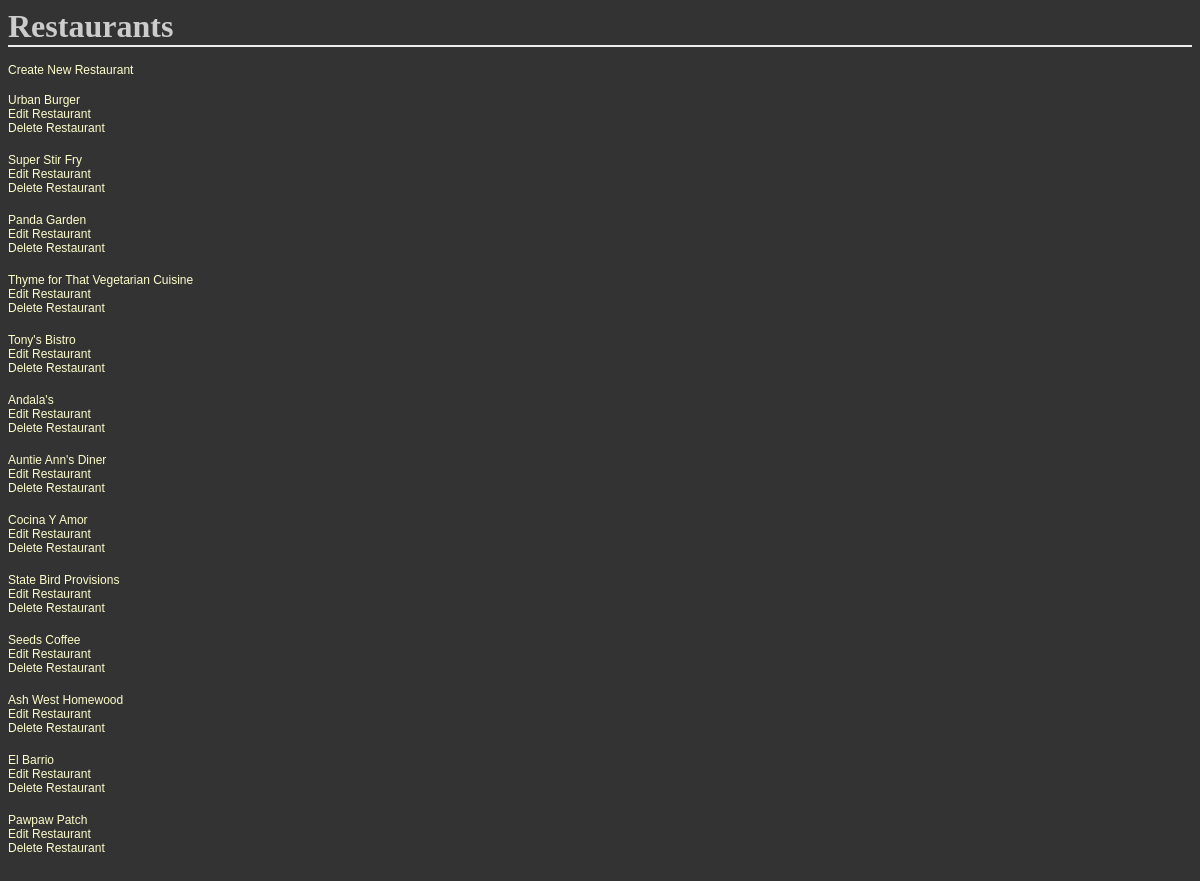
The page /restaurants/ on the database its author committed.
### database_setup.py (models this page shows, shortened)
class Restaurant(Base):
    __tablename__ = 'restaurant'
    name = Column(String(80), nullable=False)
    id = Column(Integer, primary_key=True)

### finalproject.py (the view)
@app.route('/')
@app.route('/restaurants/')
def show_restaurants():
    restaurants = session.query(Restaurant).all()
    return render_template('restaurants.html', restaurants=restaurants)

### templates/restaurants.html (shortened to what this page needs)
<html>
    <head>
        <link rel=stylesheet type=text/css href="{{ url_for('static', filename='styles.css') }}">
    </head>
    <body>
        <h1>Restaurants</h1>
        <p><a href="{{url_for('new_restaurant')}}">Create New Restaurant</a></p>
        {% for restaurant in restaurants %}
            <a href="{{url_for('show_menu', restaurant_id=restaurant.id)}}">{{ restaurant.name }}</a>
            <br>
            <a href="{{url_for('edit_restaurant', restaurant_id=restaurant.id)}}">Edit Restaurant</a>
            <br>
            <a href="{{url_for('delete_restaurant', restaurant_id=restaurant.id)}}">Delete Restaurant</a>
            <br>
            <br>
        {% endfor %}
    </body>
</html>

### static/styles.css (style rules this page uses)
body { font-family: sans-serif; background-color: #333333; background-image: url('https://cloud.githubusercontent.com/assets/9041401/6119508/7cbced14-b07e-11e4-9dbd-f01488203879.jpg') }
h1, h2, h3, h4 { color: #CCCCCC; }
h1, h2 { font-family: 'Georgia', serif; margin: 0; }
h1 { border-bottom: 2px solid #eee; }
p { color: #CCCCCC; }
a { text-decoration: none; color:#FFFFCC; font-size: .75em; }

### rows shown on the page
Restaurant: name "Urban Burger"
Restaurant: name "Super Stir Fry"
Restaurant: name "Panda Garden"
Restaurant: name "Thyme for That Vegetarian Cuisine"
Restaurant: name "Tony's Bistro"
Restaurant: name "Andala's"
Restaurant: name "Auntie Ann's Diner"
Restaurant: name "Cocina Y Amor"
Restaurant: name "State Bird Provisions"
Restaurant: name "Seeds Coffee"
Restaurant: name "Ash West Homewood"
Restaurant: name "El Barrio"
Restaurant: name "Pawpaw Patch"
